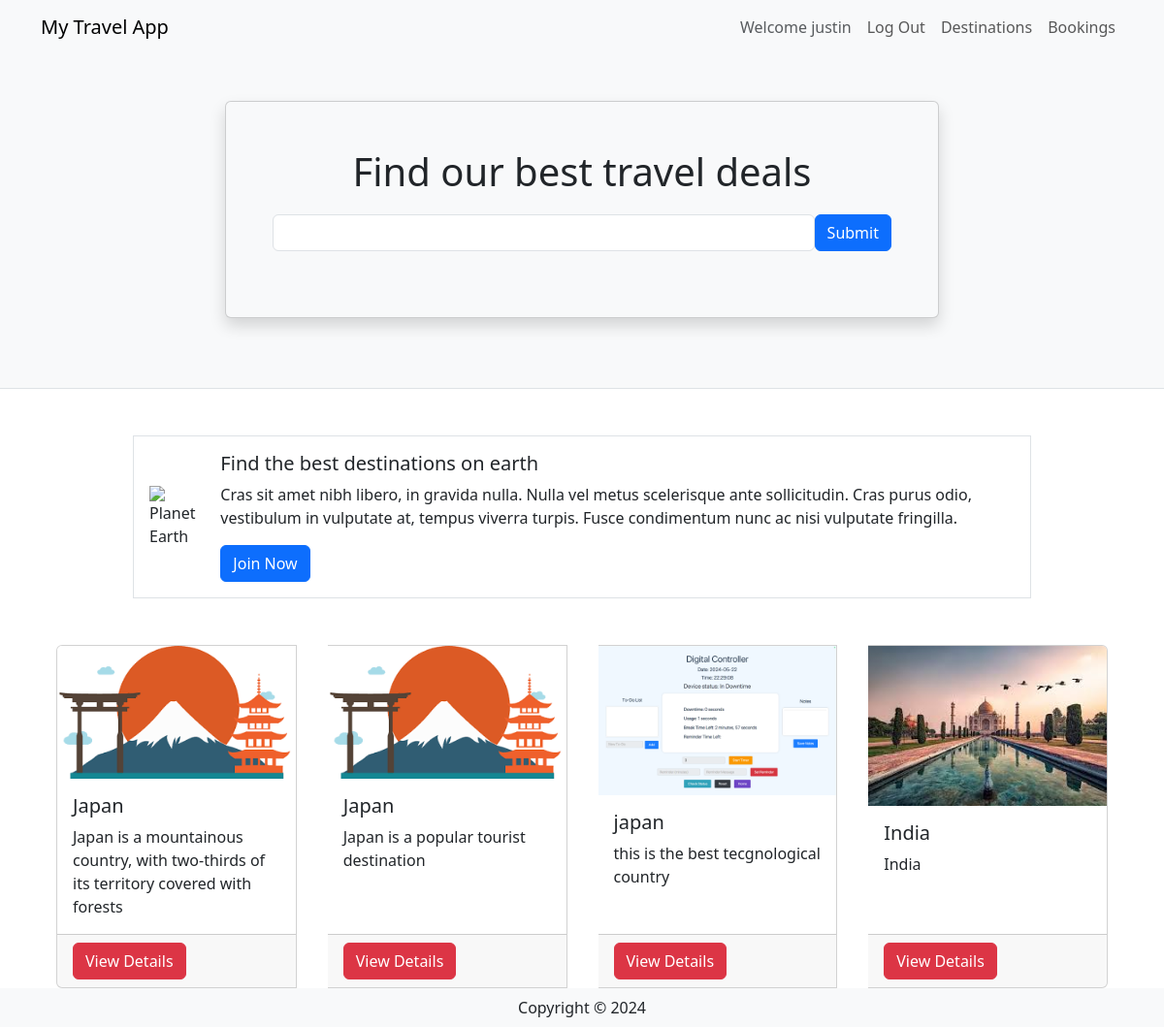
The page / (signed in) on the database its author committed.
### travel/models.py (models this page shows, shortened)
class User(db.Model, UserMixin):
    __tablename__ = 'users' # good practice to specify table name
    id = db.Column(db.Integer, primary_key=True)
    name = db.Column(db.String(100), index=True, unique=True, nullable=False)
    emailid = db.Column(db.String(100), index=True, nullable=False)
    password_hash = db.Column(db.String(255), nullable=False)
    comments = db.relationship('Comment', backref='user')

class Destination(db.Model):
    __tablename__ = 'destinations'
    id = db.Column(db.Integer, primary_key=True)
    name = db.Column(db.String(80))
    description = db.Column(db.String(200))
    image = db.Column(db.String(400))
    currency = db.Column(db.String(3))
    comments = db.relationship('Comment', backref='destination')

### travel/views.py (the view)
@mainbp.route('/')
def index():
    destinations = db.session.scalars(db.select(Destination)).all()
    return render_template('index.html', destinations=destinations)

### travel/templates/index.html
{% extends 'base.html' %}
{% block header %}
      <div class="container">
         <div class="row justify-content-center mt-5 pb-4">
            <div class="col-md-8">
               <div class="card shadow p-5 mb-5 bg-light">
                  <h1 class="text-center mb-3">Find our best travel deals</h1>
                  <form class="form-inline d-flex flex-nowrap" action="{{url_for('main.search')}}" >
                     <input type="text" name="search" class="form-control flex-grow-1 my-1 mr-sm-2" id="SearchForm">
                     <button type="submit" class="flex-shrink-1 btn btn-primary my-1">Submit</button>
                   </form>
               </div>
            </div>
         </div>
      </div>
{% endblock %}
{% block content %}
      <div class="container">
         <div class="row mt-5 mb-5 justify-content-center">
            <div class="col-md-10">
               <div class="media border p-3 d-flex justify-content-start">
                  <img class="align-self-center me-3" style="max-width:120px"
                     src="https://upload.wikimedia.org/wikipedia/commons/thumb/2/22/Earth_Western_Hemisphere_transparent_background.png/600px-Earth_Western_Hemisphere_transparent_background.png"
                     alt="Planet Earth">
                  <div class="align-self-center media-body">
                     <h5 class="mt-0">Find the best destinations on earth</h5>
                     <p class="d-none d-sm-block">Cras sit amet nibh libero, in gravida nulla. Nulla vel metus
                        scelerisque ante sollicitudin. Cras purus odio, vestibulum in vulputate at, tempus viverra
                        turpis. Fusce condimentum nunc ac nisi vulputate fringilla.</p>
                     <a href="#" class="btn btn-primary">Join Now</a>
                  </div>
               </div>
            </div>
         </div>
         <div class="card-group">
            {% for destination in destinations %}
            <div class="card mx-3">
               <img class="card-img-top"
                  src="{{ destination.image }}" alt="destination picture">
               <div class="card-body">
                  <h5 class="card-title">{{ destination.name }}</h5>
                  <p class="card-text">{{ destination.description }}</p>
               </div>
               <div class="card-footer"><a href="{{ url_for('destination.show', id=destination.id) }}" class ="btn btn-danger"> View Details </a></div>
            </div>
            {% endfor %}
         </div>
      </div>
{% endblock %}

### travel/templates/base.html (shortened to what this page needs)
<html>
<head>
   <link href="https://cdn.jsdelivr.net/npm/bootstrap@5.3.2/dist/css/bootstrap.min.css" rel="stylesheet">
</head>
<body>
   <header class="bg-light border-bottom">
      <nav class="navbar navbar-expand-lg navbar-light bg-light">
         <div class="container">
            <a href="/" class="navbar-brand">My Travel App</a>
            <div class="collapse navbar-collapse justify-content-end" id="navbarSupportedContent">
               <div class="navbar-nav ml-auto">
                  {% if current_user.is_authenticated %}
                     <a class="nav-item nav-link disabled text-muted" href="#">Welcome {{current_user.name}}</a>
                     <a class="nav-item nav-link" href="{{ url_for('auth.logout') }}">Log Out</a>
                  {% else %}
                     <a class="nav-item nav-link" href="{{ url_for('auth.register') }}">Register</a>
                     <a class="nav-item nav-link" href="{{ url_for('auth.login') }}">Log In</a>
                  {% endif %}
                  <a class="nav-item nav-link" href="{{ url_for('destination.create') }}">Destinations</a>
                  <a class="nav-item nav-link" href="#">Bookings</a>
               </div>
            </div>
         </div>
      </nav>
      {% block header %}
      {% endblock %}
   </header>
   {% block content %}
   {% endblock %}
    <footer class="footer">
        <div class="text-center py-2 bg-light">
            <span class="text-dark">Copyright &copy; {{ year }}</span>
        </div>
    </footer>
   </body>
</html>

### rows shown on the page
User: name "justin"
Destination: image (picture), name "Japan", description "Japan is a mountainous country, with two-thirds of its territory covered with forests"
Destination: image (picture), name "Japan", description "Japan is a popular tourist destination"
Destination: image (picture), name "japan", description "this is the best tecgnological country"
Destination: image (picture), name "India", description "India"
